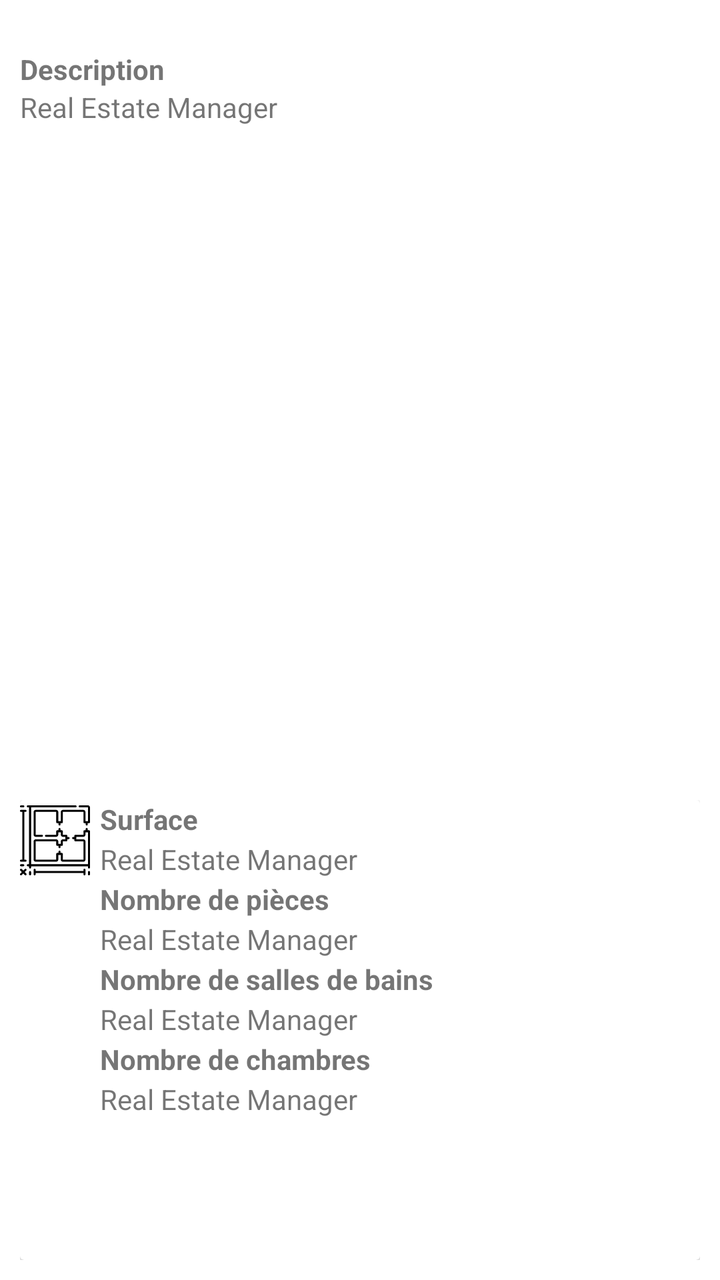
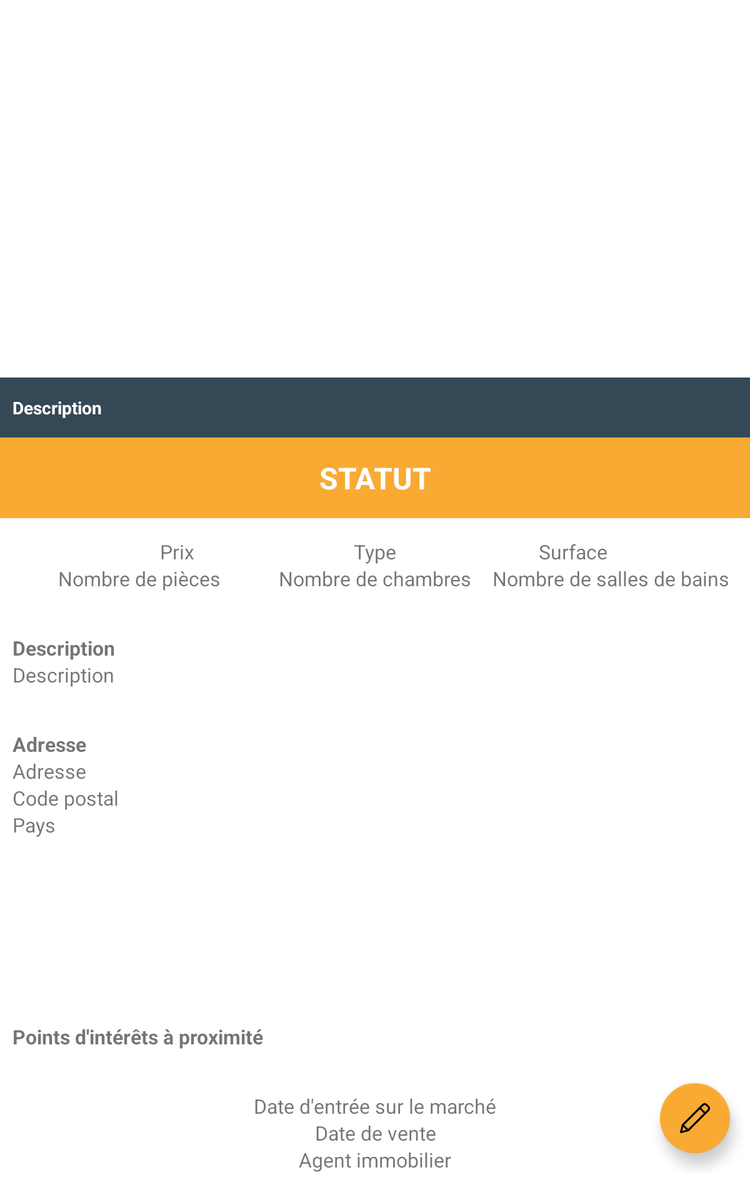

An Android layout and its configuration variant, each rendered on a device that would load it. The default file and the variant file are quoted in full after the pictures.
<!-- AndroidManifest.xml: activity theme AppTheme.NoActionBar -->
<!-- res/layout/estate_detail.xml -->
<?xml version="1.0" encoding="utf-8"?>
<androidx.constraintlayout.widget.ConstraintLayout
    xmlns:android="http://schemas.android.com/apk/res/android"
    xmlns:app="http://schemas.android.com/apk/res-auto"
    xmlns:tools="http://schemas.android.com/tools"
    android:layout_width="match_parent"
    android:layout_height="match_parent"
    android:padding="10dp">

    <LinearLayout
        android:id="@+id/images_layout"
        android:layout_width="match_parent"
        android:layout_height="0dp"
        android:gravity="center"
        android:orientation="horizontal"
        android:paddingBottom="15dp"
        app:layout_constraintEnd_toEndOf="parent"
        app:layout_constraintStart_toStartOf="parent"
        app:layout_constraintTop_toTopOf="parent">

    </LinearLayout>

    <androidx.cardview.widget.CardView
        android:id="@+id/description_card_view"
        android:layout_width="match_parent"
        android:layout_height="0dp"
        android:layout_gravity="center"
        app:cardCornerRadius="4dp"
        app:layout_constraintBottom_toTopOf="@+id/information_layout"
        app:layout_constraintEnd_toEndOf="parent"
        app:layout_constraintStart_toStartOf="parent"
        app:layout_constraintTop_toBottomOf="@+id/images_layout">

        <LinearLayout
            android:layout_width="match_parent"
            android:layout_height="match_parent"
            android:orientation="vertical">

            <TextView
                android:id="@+id/card_description_title"
                android:layout_width="match_parent"
                android:layout_height="wrap_content"
                android:text="@string/description"
                android:textStyle="bold" />

            <TextView
                android:id="@+id/card_description_text"
                android:layout_width="match_parent"
                android:layout_height="match_parent"
                android:minHeight="150dp"
                android:text="@string/app_name" />
        </LinearLayout>
    </androidx.cardview.widget.CardView>

    <LinearLayout
        android:id="@+id/information_layout"
        android:layout_width="match_parent"
        android:layout_height="0dp"
        android:minHeight="250dp"
        android:layout_gravity="center"
        android:orientation="horizontal"
        android:paddingTop="20dp"
        app:layout_constraintCircleRadius="15dp"
        app:layout_constraintBottom_toBottomOf="parent"
        app:layout_constraintEnd_toEndOf="parent"
        app:layout_constraintStart_toStartOf="parent">

        <androidx.cardview.widget.CardView
            android:layout_width="wrap_content"
            android:layout_height="match_parent"
            android:minWidth="350dp">

            <androidx.constraintlayout.widget.ConstraintLayout
                android:layout_width="match_parent"
                android:layout_height="match_parent">

                
                <ImageView
                    android:id="@+id/surface_image"
                    android:layout_width="40dp"
                    android:layout_height="40dp"
                    android:contentDescription="@string/surface_image"
                    android:paddingStart="0dp"
                    android:paddingEnd="5dp"
                    android:paddingTop="0dp"
                    android:src="@drawable/ic_measure"
                    app:layout_constraintStart_toStartOf="parent"
                    app:layout_constraintTop_toTopOf="parent" />

                <TextView
                    android:id="@+id/surface_title"
                    android:layout_width="wrap_content"
                    android:layout_height="wrap_content"
                    android:text="@string/surface"
                    android:textStyle="bold"
                    app:layout_constraintStart_toEndOf="@+id/surface_image"
                    app:layout_constraintTop_toTopOf="@+id/surface_image" />

                <TextView
                    android:id="@+id/surface_text"
                    android:layout_width="wrap_content"
                    android:layout_height="wrap_content"
                    android:text="@string/app_name"
                    app:layout_constraintBottom_toBottomOf="@+id/surface_image"
                    app:layout_constraintStart_toEndOf="@+id/surface_image"
                    app:layout_constraintTop_toBottomOf="@+id/surface_title" />

                
                <ImageView
                    android:id="@+id/rooms_image"
                    android:layout_width="40dp"
                    android:layout_height="40dp"
                    android:contentDescription="@string/room_image"
                    android:paddingStart="0dp"
                    android:paddingTop="0dp"
                    android:paddingEnd="5dp"
                    android:src="@drawable/ic_home"
                    app:layout_constraintStart_toStartOf="parent"
                    app:layout_constraintTop_toBottomOf="@+id/surface_image" />

                <TextView
                    android:id="@+id/rooms_title"
                    android:layout_width="wrap_content"
                    android:layout_height="wrap_content"
                    android:text="@string/number_of_rooms"
                    android:textStyle="bold"
                    app:layout_constraintStart_toEndOf="@+id/rooms_image"
                    app:layout_constraintTop_toBottomOf="@+id/surface_image" />

                <TextView
                    android:id="@+id/rooms_text"
                    android:layout_width="wrap_content"
                    android:layout_height="wrap_content"
                    android:text="@string/app_name"
                    app:layout_constraintBottom_toBottomOf="@+id/rooms_image"
                    app:layout_constraintStart_toEndOf="@+id/rooms_image"
                    app:layout_constraintTop_toBottomOf="@+id/rooms_title" />

                
                <ImageView
                    android:id="@+id/bathrooms_image"
                    android:layout_width="40dp"
                    android:layout_height="40dp"
                    android:contentDescription="@string/bathroom_image"
                    android:paddingStart="0dp"
                    android:paddingTop="0dp"
                    android:paddingEnd="5dp"
                    android:src="@drawable/ic_bathtub"
                    app:layout_constraintStart_toStartOf="parent"
                    app:layout_constraintTop_toBottomOf="@+id/rooms_image" />

                <TextView
                    android:id="@+id/bathrooms_title"
                    android:layout_width="wrap_content"
                    android:layout_height="wrap_content"
                    android:text="@string/number_of_bathrooms"
                    android:textStyle="bold"
                    app:layout_constraintStart_toEndOf="@+id/bathrooms_image"
                    app:layout_constraintTop_toBottomOf="@+id/rooms_image" />

                <TextView
                    android:id="@+id/bathrooms_text"
                    android:layout_width="wrap_content"
                    android:layout_height="wrap_content"
                    android:text="@string/app_name"
                    app:layout_constraintBottom_toBottomOf="@+id/bathrooms_image"
                    app:layout_constraintStart_toEndOf="@+id/bathrooms_image"
                    app:layout_constraintTop_toBottomOf="@+id/bathrooms_title" />

                
                <ImageView
                    android:id="@+id/bedrooms_image"
                    android:layout_width="40dp"
                    android:layout_height="40dp"
                    android:contentDescription="@string/bedroom_image"
                    android:paddingStart="0dp"
                    android:paddingTop="0dp"
                    android:paddingEnd="5dp"
                    android:src="@drawable/ic_bed"
                    app:layout_constraintStart_toStartOf="parent"
                    app:layout_constraintTop_toBottomOf="@+id/bathrooms_image" />

                <TextView
                    android:id="@+id/bedrooms_title"
                    android:layout_width="wrap_content"
                    android:layout_height="wrap_content"
                    android:text="@string/number_of_bedrooms"
                    android:textStyle="bold"
                    app:layout_constraintStart_toEndOf="@+id/bedrooms_image"
                    app:layout_constraintTop_toBottomOf="@+id/bathrooms_image" />

                <TextView
                    android:id="@+id/bedrooms_text"
                    android:layout_width="wrap_content"
                    android:layout_height="wrap_content"
                    android:text="@string/app_name"
                    app:layout_constraintBottom_toBottomOf="@+id/bedrooms_image"
                    app:layout_constraintStart_toEndOf="@+id/bedrooms_image"
                    app:layout_constraintTop_toBottomOf="@+id/bedrooms_title" />
            </androidx.constraintlayout.widget.ConstraintLayout>
        </androidx.cardview.widget.CardView>

        <androidx.cardview.widget.CardView
            android:layout_width="wrap_content"
            android:layout_height="match_parent"
            android:minWidth="350dp">

            <androidx.constraintlayout.widget.ConstraintLayout
                android:layout_width="match_parent"
                android:layout_height="match_parent">

                

                <ImageView
                    android:id="@+id/location_image"
                    android:layout_width="40dp"
                    android:layout_height="40dp"
                    android:contentDescription="@string/location_image"
                    android:paddingStart="0dp"
                    android:paddingTop="0dp"
                    android:paddingEnd="5dp"
                    android:src="@android:color/holo_red_dark"
                    app:layout_constraintStart_toStartOf="parent"
                    app:layout_constraintTop_toTopOf="@+id/location_title" />

                <TextView
                    android:id="@+id/location_title"
                    android:layout_width="wrap_content"
                    android:layout_height="wrap_content"
                    android:text="@string/location"
                    android:textStyle="bold"
                    app:layout_constraintStart_toEndOf="@+id/location_image"
                    app:layout_constraintTop_toTopOf="parent" />

                <TextView
                    android:id="@+id/location_text"
                    android:layout_width="wrap_content"
                    android:layout_height="wrap_content"
                    android:text="@string/app_name"
                    app:layout_constraintBottom_toBottomOf="@+id/location_image"
                    app:layout_constraintStart_toEndOf="@+id/location_image"
                    app:layout_constraintTop_toBottomOf="@+id/location_title" />

            </androidx.constraintlayout.widget.ConstraintLayout>
        </androidx.cardview.widget.CardView>

        <androidx.cardview.widget.CardView
            android:layout_width="match_parent"
            android:layout_height="match_parent">

            <androidx.constraintlayout.widget.ConstraintLayout
                android:layout_width="match_parent"
                android:layout_height="match_parent">

                <ImageView
                    android:layout_width="250dp"
                    android:layout_height="match_parent"
                    android:contentDescription="@string/location_maps"
                    android:src="@android:color/holo_blue_dark"
                    app:layout_constraintBottom_toBottomOf="parent"
                    app:layout_constraintEnd_toEndOf="parent"
                    app:layout_constraintTop_toTopOf="parent" />
            </androidx.constraintlayout.widget.ConstraintLayout>
        </androidx.cardview.widget.CardView>
    </LinearLayout>
</androidx.constraintlayout.widget.ConstraintLayout>
<!-- resources referenced by this layout -->
<resources>
  <!-- drawable ic_measure: vector/xml drawable (drawable, 6132 chars, omitted) -->
  <string name="app_name">Real Estate Manager</string>
  <string name="bathroom_image">bathroom_image</string>
  <string name="bedroom_image">bedroom_image</string>
  <string name="description">Description</string>
  <string name="location">Adresse</string>
  <string name="location_image">location_image</string>
  <string name="location_maps">location_maps</string>
  <string name="number_of_bathrooms">Nombre de salles de bains</string>
  <string name="number_of_bedrooms">Nombre de chambres</string>
  <string name="number_of_rooms">Nombre de pièces</string>
  <string name="room_image">room_image</string>
  <string name="surface">Surface</string>
  <string name="surface_image">surface_image</string>
  <style name="AppTheme.NoActionBar" parent="Theme.MaterialComponents.Light.DarkActionBar">
          <item name="windowActionBar">false</item>
          <item name="windowNoTitle">true</item>
  
          <item name="colorPrimary">@color/colorPrimary</item>
          <item name="colorPrimaryDark">@color/colorPrimaryDark</item>
          <item name="colorSecondary">@color/colorSecondary</item>
          <item name="colorAccent">@color/colorAccent</item>
          <item name="colorError">@color/colorError</item>
      </style>
  <color name="colorPrimary">#344955</color>
  <color name="colorPrimaryDark">#232F34</color>
  <color name="colorSecondary">#F9AA33</color>
  <color name="colorAccent">#F9AA33</color>
  <color name="colorError">#F44336</color>
</resources>
<!-- res/layout-sw600dp/estate_detail.xml (the author's variant of the layout above) -->
<!-- drawn on a 7-inch tablet held upright -->
<?xml version="1.0" encoding="utf-8"?>
<ScrollView xmlns:android="http://schemas.android.com/apk/res/android"
    xmlns:app="http://schemas.android.com/apk/res-auto"
    xmlns:tools="http://schemas.android.com/tools"
    android:layout_width="match_parent"
    android:layout_height="match_parent"
    tools:context=".ui.detail.EstateDetailActivity">

    <androidx.constraintlayout.widget.ConstraintLayout
        android:layout_width="match_parent"
        android:layout_height="wrap_content"
        android:paddingBottom="16dp">

        
        <androidx.viewpager.widget.ViewPager
            android:id="@+id/detail_image_view_pager"
            android:layout_width="match_parent"
            android:layout_height="350dp"
            app:layout_constraintEnd_toEndOf="parent"
            app:layout_constraintStart_toStartOf="parent"
            app:layout_constraintTop_toTopOf="parent" />
        
        <TextView
            android:id="@+id/detail_image_description"
            android:layout_width="0dp"
            android:layout_height="0dp"
            android:text="@string/description"
            android:textStyle="bold"
            android:gravity="center|start"
            android:paddingStart="10dp"
            android:paddingEnd="10dp"
            android:background="@color/colorPrimary"
            android:textColor="@android:color/white"
            app:layout_constraintBottom_toBottomOf="@+id/detail_image_view_pager"
            app:layout_constraintEnd_toStartOf="@+id/detail_tab_layout"
            app:layout_constraintStart_toStartOf="parent"
            app:layout_constraintTop_toTopOf="@+id/detail_tab_layout" />
        
        <com.google.android.material.tabs.TabLayout
            android:id="@+id/detail_tab_layout"
            android:layout_width="0dp"
            android:layout_height="wrap_content"
            android:minWidth="150dp"
            android:background="@color/colorPrimary"
            app:layout_constraintBottom_toBottomOf="@+id/detail_image_view_pager"
            app:layout_constraintEnd_toEndOf="parent"
            app:tabBackground="@drawable/tab_selector"
            app:tabGravity="center"
            app:tabIndicatorHeight="0dp" />

        

        
        <TextView
            android:id="@+id/detail_status"
            android:layout_width="match_parent"
            android:layout_height="wrap_content"
            android:background="@color/colorSecondary"
            android:textColor="@android:color/white"
            android:text="@string/status"
            android:textAlignment="center"
            android:textAllCaps="true"
            android:textStyle="bold"
            android:textSize="24sp"
            android:padding="16dp"
            android:layout_marginBottom="16dp"
            app:layout_constraintEnd_toEndOf="parent"
            app:layout_constraintStart_toStartOf="parent"
            app:layout_constraintTop_toBottomOf="@+id/detail_image_view_pager" />

        

        
        <TextView
            android:id="@+id/detail_price"
            android:layout_width="wrap_content"
            android:layout_height="wrap_content"
            android:text="@string/price"
            android:textSize="16sp"
            android:layout_marginTop="16dp"
            app:layout_constraintEnd_toStartOf="@+id/detail_type"
            app:layout_constraintStart_toStartOf="parent"
            app:layout_constraintTop_toBottomOf="@+id/detail_status"/>
        
        <TextView
            android:id="@+id/detail_type"
            android:layout_width="wrap_content"
            android:layout_height="wrap_content"
            android:text="@string/type"
            android:textSize="16sp"
            android:layout_marginTop="16dp"
            app:layout_constraintEnd_toEndOf="parent"
            app:layout_constraintStart_toStartOf="parent"
            app:layout_constraintTop_toBottomOf="@+id/detail_status"/>
        
        <TextView
            android:id="@+id/detail_surface"
            android:layout_width="wrap_content"
            android:layout_height="wrap_content"
            android:text="@string/surface"
            android:textSize="16sp"
            android:layout_marginTop="16dp"
            app:layout_constraintEnd_toEndOf="parent"
            app:layout_constraintStart_toEndOf="@+id/detail_type"
            app:layout_constraintTop_toBottomOf="@+id/detail_status"/>

        

        
        <TextView
            android:id="@+id/detail_rooms"
            android:layout_width="wrap_content"
            android:layout_height="wrap_content"
            android:text="@string/number_of_rooms"
            android:textSize="16sp"
            app:layout_constraintEnd_toStartOf="@+id/detail_bedrooms"
            app:layout_constraintStart_toStartOf="parent"
            app:layout_constraintTop_toBottomOf="@+id/detail_price"/>
        
        <TextView
            android:id="@+id/detail_bedrooms"
            android:layout_width="wrap_content"
            android:layout_height="wrap_content"
            android:text="@string/number_of_bedrooms"
            android:textSize="16sp"
            app:layout_constraintEnd_toEndOf="parent"
            app:layout_constraintStart_toStartOf="parent"
            app:layout_constraintTop_toBottomOf="@+id/detail_type"/>
        
        <TextView
            android:id="@+id/detail_bathrooms"
            android:layout_width="wrap_content"
            android:layout_height="wrap_content"
            android:text="@string/number_of_bathrooms"
            android:textSize="16sp"
            app:layout_constraintEnd_toEndOf="parent"
            app:layout_constraintStart_toEndOf="@+id/detail_bedrooms"
            app:layout_constraintTop_toBottomOf="@+id/detail_surface"/>

        

       
        <TextView
            android:id="@+id/detail_description_title"
            android:layout_width="0dp"
            android:layout_height="wrap_content"
            android:text="@string/description"
            android:textStyle="bold"
            android:textSize="16sp"
            android:layout_marginTop="34dp"
            android:paddingLeft="10dp"
            android:paddingRight="10dp"
            app:layout_constraintEnd_toEndOf="parent"
            app:layout_constraintStart_toStartOf="parent"
            app:layout_constraintTop_toBottomOf="@+id/detail_bathrooms"/>
        
        <TextView
            android:id="@+id/detail_description"
            android:layout_width="0dp"
            android:layout_height="match_parent"
            android:text="@string/description"
            android:textSize="16sp"
            android:paddingLeft="10dp"
            android:paddingRight="10dp"
            app:layout_constraintEnd_toEndOf="parent"
            app:layout_constraintStart_toStartOf="parent"
            app:layout_constraintTop_toBottomOf="@+id/detail_description_title"/>

        

        
        <TextView
            android:id="@+id/detail_location_title"
            android:layout_width="0dp"
            android:layout_height="wrap_content"
            android:layout_marginTop="34dp"
            android:paddingLeft="10dp"
            android:paddingRight="10dp"
            android:text="@string/location"
            android:textSize="16sp"
            android:textStyle="bold"
            app:layout_constraintEnd_toStartOf="@+id/detail_map_image"
            app:layout_constraintStart_toStartOf="parent"
            app:layout_constraintTop_toBottomOf="@+id/detail_description" />
        
        <TextView
            android:id="@+id/detail_location"
            android:layout_width="0dp"
            android:layout_height="wrap_content"
            android:paddingLeft="10dp"
            android:paddingRight="10dp"
            android:text="@string/location"
            android:textSize="16sp"
            app:layout_constraintEnd_toStartOf="@+id/detail_map_image"
            app:layout_constraintStart_toStartOf="parent"
            app:layout_constraintTop_toBottomOf="@+id/detail_location_title" />
        
        <TextView
            android:id="@+id/detail_zip_code"
            android:layout_width="0dp"
            android:layout_height="wrap_content"
            android:text="@string/zip_code"
            android:textSize="16sp"
            android:paddingLeft="10dp"
            android:paddingRight="10dp"
            app:layout_constraintStart_toStartOf="parent"
            app:layout_constraintTop_toBottomOf="@+id/detail_location"/>
        
        <TextView
            android:id="@+id/detail_city"
            android:layout_width="0dp"
            android:layout_height="wrap_content"
            android:paddingLeft="10dp"
            android:paddingRight="10dp"
            android:text="@string/city"
            android:textSize="16sp"
            app:layout_constraintEnd_toStartOf="@+id/detail_map_image"
            app:layout_constraintStart_toEndOf="@+id/detail_zip_code"
            app:layout_constraintTop_toBottomOf="@+id/detail_location" />
        
        <TextView
            android:id="@+id/detail_country"
            android:layout_width="0dp"
            android:layout_height="wrap_content"
            android:paddingLeft="10dp"
            android:paddingRight="10dp"
            android:text="@string/country"
            android:textSize="16sp"
            app:layout_constraintEnd_toStartOf="@+id/detail_map_image"
            app:layout_constraintStart_toStartOf="parent"
            app:layout_constraintTop_toBottomOf="@+id/detail_zip_code" />

        
        <ImageView
            android:id="@+id/detail_map_image"
            android:layout_width="500dp"
            android:layout_height="200dp"
            android:contentDescription="@string/location"
            app:layout_constraintEnd_toEndOf="parent"
            app:layout_constraintTop_toTopOf="@+id/detail_location_title" />

        

        
        <TextView
            android:id="@+id/detail_title_chip_group"
            android:layout_width="0dp"
            android:layout_height="wrap_content"
            android:text="@string/points_of_interest"
            android:textSize="16sp"
            android:textStyle="bold"
            android:layout_marginTop="34dp"
            android:paddingLeft="10dp"
            android:paddingRight="10dp"
            app:layout_constraintEnd_toEndOf="parent"
            app:layout_constraintStart_toStartOf="parent"
            app:layout_constraintTop_toBottomOf="@+id/detail_map_image" />
        
        <com.google.android.material.chip.ChipGroup
            android:id="@+id/detail_chip_group"
            android:layout_width="0dp"
            android:layout_height="wrap_content"
            android:paddingLeft="10dp"
            android:paddingRight="10dp"
            style="@style/Widget.MaterialComponents.ChipGroup"
            app:layout_constraintEnd_toEndOf="parent"
            app:layout_constraintStart_toStartOf="parent"
            app:layout_constraintTop_toBottomOf="@+id/detail_title_chip_group">
        </com.google.android.material.chip.ChipGroup>

        

        
        <TextView
            android:id="@+id/detail_insert_date"
            android:layout_width="0dp"
            android:layout_height="wrap_content"
            android:layout_marginTop="34dp"
            android:paddingLeft="10dp"
            android:paddingRight="10dp"
            android:text="@string/insert_date"
            android:textAlignment="center"
            android:textSize="16sp"
            app:layout_constraintEnd_toEndOf="parent"
            app:layout_constraintStart_toStartOf="parent"
            app:layout_constraintTop_toBottomOf="@+id/detail_chip_group" />
        
        <TextView
            android:id="@+id/detail_sale_date"
            android:layout_width="0dp"
            android:layout_height="wrap_content"
            android:paddingLeft="10dp"
            android:paddingRight="10dp"
            android:text="@string/sale_date"
            android:textAlignment="center"
            android:textSize="16sp"
            app:layout_constraintEnd_toEndOf="parent"
            app:layout_constraintStart_toStartOf="parent"
            app:layout_constraintTop_toBottomOf="@+id/detail_insert_date" />
        
        <TextView
            android:id="@+id/detail_agent"
            android:layout_width="0dp"
            android:layout_height="wrap_content"
            android:paddingLeft="10dp"
            android:paddingRight="10dp"
            android:text="@string/agent"
            android:textAlignment="center"
            android:textSize="16sp"
            app:layout_constraintEnd_toEndOf="parent"
            app:layout_constraintStart_toStartOf="parent"
            app:layout_constraintTop_toBottomOf="@+id/detail_sale_date" />

       
        <com.google.android.material.floatingactionbutton.FloatingActionButton
            android:id="@+id/estate_detail_button_form"
            android:layout_width="wrap_content"
            android:layout_height="wrap_content"
            android:layout_gravity="end|bottom"
            android:layout_margin="16dp"
            android:contentDescription="@string/button_estate_form"
            android:src="@drawable/ic_pencil"
            app:layout_constraintBottom_toBottomOf="parent"
            app:layout_constraintEnd_toEndOf="parent" />
    </androidx.constraintlayout.widget.ConstraintLayout>
</ScrollView>
<!-- resources referenced by the variant -->
<!-- as a 7-inch tablet held upright resolves them -->
<resources>
  <color name="colorPrimary">#344955</color>
  <color name="colorSecondary">#F9AA33</color>
  <!-- drawable ic_pencil (drawable) -->
  <vector android:height="58dp" android:viewportHeight="503.12534"
      android:viewportWidth="503" android:width="58dp" xmlns:android="http://schemas.android.com/apk/res/android">
      <path android:fillColor="#FF000000" android:pathData="m16.051,503.125c-4.18,0 -8.277,-1.641 -11.305,-4.691 -3.969,-3.969 -5.57,-9.73 -4.203,-15.168l30.035,-120.555c0.703,-2.816 2.156,-5.398 4.203,-7.445l338.113,-338.113c22.867,-22.871 60.094,-22.871 82.965,0l30.164,30.164c22.871,22.871 22.871,60.098 0,82.965l-338.109,338.113c-2.051,2.047 -4.633,3.52 -7.445,4.203l-120.555,30.035c-1.281,0.344 -2.563,0.492 -3.863,0.492zM60.531,374.742 L38.004,465.152 128.414,442.625 463.41,107.648c10.391,-10.391 10.391,-27.328 0,-37.719l-30.164,-30.164c-10.41,-10.41 -27.352,-10.391 -37.719,0zM136.605,457.09h0.215zM136.605,457.09"/>
      <path android:fillColor="#FF000000" android:pathData="m422.688,187.008c-4.098,0 -8.195,-1.559 -11.309,-4.691l-90.516,-90.496c-6.254,-6.254 -6.254,-16.387 0,-22.637 6.25,-6.25 16.383,-6.25 22.633,0l90.52,90.52c6.25,6.25 6.25,16.383 0,22.633 -3.16,3.113 -7.254,4.672 -11.328,4.672zM422.688,187.008"/>
      <path android:fillColor="#FF000000" android:pathData="m136.605,473.09c-4.098,0 -8.191,-1.559 -11.305,-4.695l-90.52,-90.516c-6.25,-6.254 -6.25,-16.387 0,-22.637s16.383,-6.25 22.637,0l90.516,90.52c6.25,6.25 6.25,16.383 0,22.633 -3.137,3.137 -7.23,4.695 -11.328,4.695zM136.605,473.09"/>
  </vector>
  <string name="agent">Agent immobilier</string>
  <string name="button_estate_form">Ajout/modification d\'un bien</string>
  <string name="city">Ville</string>
  <string name="country">Pays</string>
  <string name="description">Description</string>
  <string name="insert_date">Date d\'entrée sur le marché</string>
  <string name="location">Adresse</string>
  <string name="number_of_bathrooms">Nombre de salles de bains</string>
  <string name="number_of_bedrooms">Nombre de chambres</string>
  <string name="number_of_rooms">Nombre de pièces</string>
  <string name="points_of_interest">Points d\'intérêts à proximité</string>
  <string name="price">Prix</string>
  <string name="sale_date">Date de vente</string>
  <string name="status">Statut</string>
  <string name="surface">Surface</string>
  <string name="type">Type</string>
  <string name="zip_code">Code postal</string>
  <style name="AppTheme.NoActionBar" parent="Theme.MaterialComponents.Light.DarkActionBar">
          <item name="windowActionBar">false</item>
          <item name="windowNoTitle">true</item>
  
          <item name="colorPrimary">@color/colorPrimary</item>
          <item name="colorPrimaryDark">@color/colorPrimaryDark</item>
          <item name="colorSecondary">@color/colorSecondary</item>
          <item name="colorAccent">@color/colorAccent</item>
          <item name="colorError">@color/colorError</item>
      </style>
  <color name="colorPrimaryDark">#232F34</color>
  <color name="colorAccent">#F9AA33</color>
  <color name="colorError">#F44336</color>
</resources>
